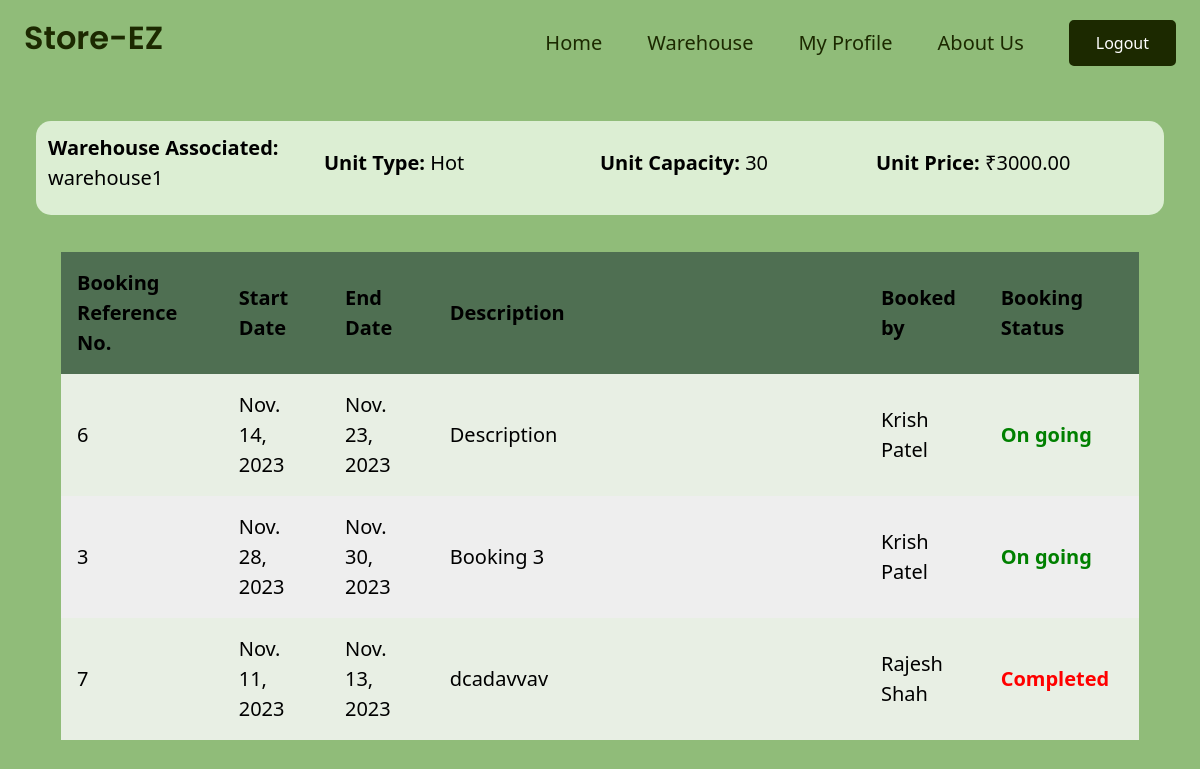
The page /warehouse/3/unit/7/ (signed in) on the database its author committed.
### mainapp/models.py (models this page shows, shortened)
class Warehouse(models.Model):
    name = models.CharField(max_length=100)
    address = models.TextField()
    city = models.CharField(max_length=100)
    state = models.CharField(max_length=100)
    poc_name = models.CharField(max_length=100, null=True)
    poc_phone_no = models.DecimalField(max_digits=10, decimal_places=0)
    owner = models.ForeignKey(Warehouse_owner, on_delete=models.CASCADE)
    image = models.ImageField(default="images/default_warehouse_image.jpg",upload_to="images/warehouse/",blank=True,null=True)

class Unit(models.Model):
    id = models.BigAutoField(primary_key=True)
    type = models.CharField(max_length=100) # Check box field
    capacity = models.IntegerField()
    price = models.DecimalField(max_digits=10, decimal_places=2)
    warehouse = models.ForeignKey(Warehouse, on_delete=models.CASCADE)

class Booking(models.Model):
    id = models.BigAutoField(primary_key=True)
    start_date = models.DateField(default= date.today)
    end_date = models.DateField(default= date.today)
    description = models.TextField()
    unit = models.ManyToManyField(Unit)
    farmer = models.ForeignKey(Farmer,on_delete=models.CASCADE, null=True)

class Farmer(models.Model):
    first_name = models.CharField(max_length=100, null=True)
    last_name = models.CharField(max_length=100, null=True)
    email = models.EmailField(max_length=200, null=True)
    phone_no = models.DecimalField(max_digits=10, decimal_places=0, null=True)
    city = models.CharField(max_length=100, null=True)
    state = models.CharField(max_length=100, null=True)
    image = models.ImageField(default="images/default_user_image.jpg",upload_to="images/farmer/",blank=True,null=True)
    def __str__(self) -> str:
        return f'{self.first_name} {self.last_name}'

### Warehouse/views.py (the view)
# urls.py: path("warehouse/<int:id>/unit/<int:id1>/", views.unit, name='unit'),
@login_required(login_url='login')
def unit(request, id, id1):
    warehouse = Warehouse.objects.get(id=id)
    unit = Unit.objects.get(id=id1)
    all_bookings = Booking.objects.filter(unit=id1)
    current_date = timezone.now().date()
    current_booking = all_bookings.filter(end_date__gte=current_date)
    prev_booking = all_bookings.filter(end_date__lte=current_date)
    context = {'warehouse':warehouse, 'unit':unit, 'current_booking':current_booking, 'prev_booking': prev_booking}
    return render(request, 'warehouse/unit.html', context)

### Warehouse/templates/Warehouse/unit.html
{% extends 'base.html' %}
{% load static %}
{% block css %}
    <link rel="stylesheet" href="{% static 'Warehouse/css/singleunit.css'%}">
{% endblock %}
{% block content %}
<div class="info-row">
    <div class="ab">
      <div class="ind-row">
        <b>
          Warehouse Associated:
        </b> {{ warehouse.name }}
      </div>
      <div class="ind-row">
        <b>
          Unit Type:
        </b> {{ unit.type }}
      </div>
      <div class="ind-row">
        <b>
          Unit Capacity:
        </b> {{ unit.capacity }}
      </div>
      <div class="ind-row">
        <b>
          Unit Price:
        </b> ₹{{ unit.price }}
      </div>
    </div>
  </div>
  <div class="wrapperr">
    <div class="table-container">
      <table>
        <tr class="table-heading">
          <th>Booking Reference No.</th>
          <th>Start Date</th>
          <th>End Date</th>
          <th>Description</th>
          <th>Booked by</th>
          <th>Booking Status</th>
        </tr>
        {% for booking in current_booking %}
        <tr class="not-heading">
          <td data-cell="Booking Number" style="width:15%;"> {{booking.id}} </td>
          <td data-cell="Start Date">{{ booking.start_date}}</td>
          <td data-cell="End Date">{{ booking.end_date}}</td>
          <td data-cell="Description" style="width:40%;">{{ booking.description}}</td>
          <td data-cell="Booked By">{{ booking.farmer}}</td>
          <td class="on-going" data-cell="Booked Status" class="on-going"><b>On going</b></td>
        </tr>
        {% endfor %}
        {% for booking in prev_booking %}
        <tr>
          <td data-cell="Booking Number" style="width:15%;"> {{booking.id}} </td>
          <td data-cell="Start Date">{{ booking.start_date}}</td>
          <td data-cell="End Date">{{ booking.end_date}}</td>
          <td data-cell="Description" style="width:40%;">{{ booking.description}}</td>
          <td data-cell="Booked By">{{ booking.farmer}}</td>
          <td class="completed" data-cell="Booked Status"><b>Completed</b></td>
        </tr>
        {% endfor %}
      </table>
    </div>
  </div>
{% endblock %}

### Warehouse/static/Warehouse/css/singleunit.css (style rules this page uses)
body { color:#000; font-size:1.25rem; font-family:system-ui; line-height:1.5; background-color: #90bc79; }
.wrapperr { display:flex; flex-direction: column; border:solid; border-width:1px; border-color:#90bc79; margin: auto; max-width: 90%; border-radius:15px; }
.info-row { display: flex; justify-content: space-between; align-items: center; padding: 1%; background-color: #dceed3; margin: 3%; border-radius: 15px; }
.info-row .ab { flex:2; display:flex; justify-content: space-between; align-items:center; }
.info-row .ab div { flex:2; padding-bottom:10px; }
.table-container { max-width:100%; }
table { width:100%; border-collapse:collapse; background:#eee; }
.table-heading { background-color: #4F6F52; border-radius: 15px; }
th,td { padding:1rem; }
caption,th { text-align:left; }
tr:nth-of-type(2n) { background:hsl(99.9 62.8% 83.1% / 0.2); }
.on-going { color: green; }
.completed { color: red; }

### rows shown on the page
Warehouse: name "warehouse1"
Unit: type "Hot", capacity "30", price "3000.00"
Booking: id "6", start_date "Nov. 14, 2023", end_date "Nov. 23, 2023", description "Description", farmer "Krish Patel"
Booking: id "3", start_date "Nov. 28, 2023", end_date "Nov. 30, 2023", description "Booking 3", farmer "Krish Patel"
Booking: id "7", start_date "Nov. 11, 2023", end_date "Nov. 13, 2023", description "dcadavvav", farmer "Rajesh Shah"
